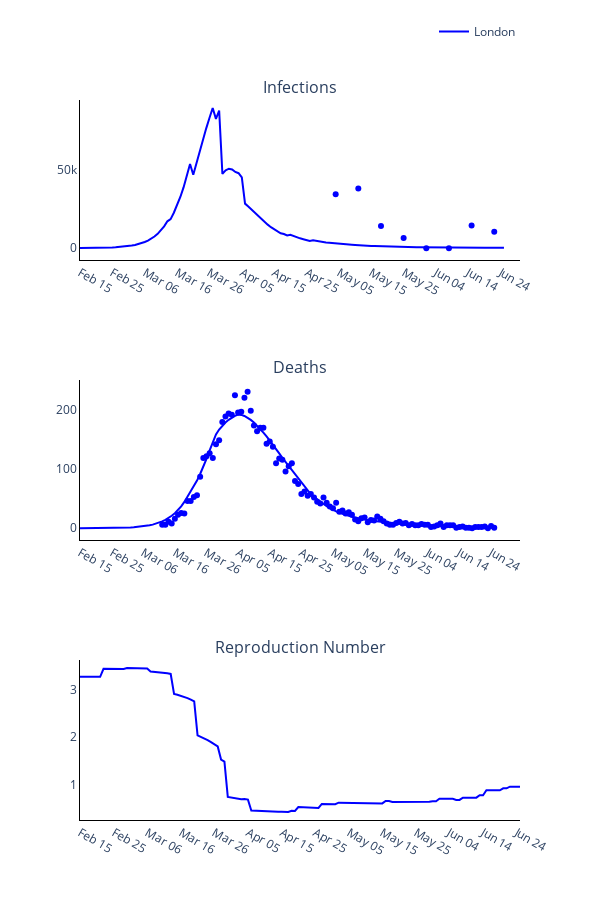

The notebook cell this image was saved under:
### Markdown cell above
### Plot observed versus predicted using model with optimised parameters

### Code cell
# Trace names - represent the solver used for the simulation
trace_name = regions
titles = ['Infections', 'Deaths', 'Reproduction Number']

fig = go.Figure()
fig = make_subplots(rows=len(titles), cols=1, subplot_titles=tuple(titles), horizontal_spacing = 0.15)

# Plot (continuous predicted timeline and pointwise observed numbers each day)
for r, region in enumerate(regions):
    # Plot of infections
    fig.add_trace(
        go.Scatter(
            x=times,
            y=new_infec_pred[r].tolist(),
            mode='lines',
            name=trace_name[r],
            line_color=colours[r]
        ),
        row= 1,
        col= 1
    )

    fig.add_trace(
        go.Scatter(
            x=serology_times,
            y=np.sum(np.multiply(np.nan_to_num(np.divide(positives_data[r], tests[r])), susceptibles[r]), axis=1).tolist(),
            mode='markers',
            name=trace_name[r],
            showlegend=False,
            line_color=colours[r]
        ),
        row= 1,
        col= 1
    )

    # Plot deaths
    fig.add_trace(
        go.Scatter(
            x=times,
            y=deaths_pred[r].tolist(),
            mode='lines',
            name=trace_name[r],
            showlegend=False,
            line_color=colours[r]
        ),
        row= 2,
        col= 1
    )

    fig.add_trace(
        go.Scatter(
            x=deaths_times,
            y=np.sum(deaths_data[r], axis=1).tolist(),
            mode='markers',
            name=trace_name[r],
            showlegend=False,
            line_color=colours[r]
        ),
        row= 2,
        col= 1
    )

    # Plot reproduction number
    fig.add_trace(
        go.Scatter(
            x=times,
            y=reprod_num_pred[r].tolist(),
            mode='lines',
            name=trace_name[r],
            showlegend=False,
            line_color=colours[r]
        ),
        row= 3,
        col= 1
    )

# Add axis labels
fig.update_layout(
    width=600, 
    height=900,
    plot_bgcolor='white',
    xaxis=dict(
        linecolor='black',
        tickvals=np.arange(1, total_days, 10).tolist(),
        ticktext=['Feb 15', 'Feb 25', 'Mar 06', 'Mar 16', 'Mar 26', 'Apr 05', 'Apr 15', 'Apr 25', 'May 05', 'May 15', 'May 25', 'Jun 04', 'Jun 14', 'Jun 24']),
    yaxis=dict(linecolor='black'),
    xaxis2=dict(
        linecolor='black',
        tickvals=np.arange(1, total_days, 10).tolist(),
        ticktext=['Feb 15', 'Feb 25', 'Mar 06', 'Mar 16', 'Mar 26', 'Apr 05', 'Apr 15', 'Apr 25', 'May 05', 'May 15', 'May 25', 'Jun 04', 'Jun 14', 'Jun 24']),
    yaxis2=dict(linecolor='black'),
    xaxis3=dict(
        linecolor='black',
        tickvals=np.arange(1, total_days, 10).tolist(),
        ticktext=['Feb 15', 'Feb 25', 'Mar 06', 'Mar 16', 'Mar 26', 'Apr 05', 'Apr 15', 'Apr 25', 'May 05', 'May 15', 'May 25', 'Jun 04', 'Jun 14', 'Jun 24']),
    yaxis3=dict(linecolor='black'),
    legend=dict(
        orientation='h',
        yanchor="bottom",
        y=1.075,
        xanchor="right",
        x=1)
    )

fig.write_image('images/Figure-3-optimisation.pdf')
fig.show()

### Figure 1 — Plotly figure (JSON) as saved in the notebook; plotly's stock layout.template omitted (floating-point values rounded to 4 significant figures; data arrays with more than 128 entries replaced by an {"elided": "..."} marker saying what was removed)
{"data": [{"line": {"color": "blue"}, "mode": "lines", "name": "London", "type": "scatter", "x": {"elided": "132 int values"}, "xaxis": "x", "y": {"elided": "132 float values"}, "yaxis": "y"}, {"line": {"color": "blue"}, "mode": "markers", "name": "London", "showlegend": false, "type": "scatter", "x": [80, 87, 94, 101, 108, 115, 122, 129], "xaxis": "x", "y": [34280.0, 37810.0, 14030.0, 6488.0, 0, 0, 14490.0, 10470.0, 25420.0, 7174.0, 2969.0, 5686.0, 0, 0, 9227.0, 17420.0, 0, 29020.0, 42430.0, 39500.0, 12350.0, 44770.0, 91530.0, 72760.0, 78240.0, 0, 78430.0, 98950.0, 88020.0, 0, 228700.0, 207200.0, 196900.0, 56430.0, 42710.0, 49950.0, 41840.0, 18300.0, 10450.0, 14690.0, 54370.0, 8754.0, 5657.0, 11020.0, 0, 6481.0, 6192.0, 14890.0, 15740.0, 64310.0, 83840.0, 65670.0, 67960.0], "yaxis": "y"}, {"line": {"color": "blue"}, "mode": "lines", "name": "London", "showlegend": false, "type": "scatter", "x": {"elided": "132 int values"}, "xaxis": "x2", "y": {"elided": "132 float values"}, "yaxis": "y2"}, {"line": {"color": "blue"}, "mode": "markers", "name": "London", "showlegend": false, "type": "scatter", "x": [27, 28, 29, 30, 31, 32, 33, 34, 35, 36, 37, 38, 39, 40, 41, 42, 43, 44, 45, 46, 47, 48, 49, 50, 51, 52, 53, 54, 55, 56, 57, 58, 59, 60, 61, 62, 63, 64, 65, 66, 67, 68, 69, 70, 71, 72, 73, 74, 75, 76, 77, 78, 79, 80, 81, 82, 83, 84, 85, 86, 87, 88, 89, 90, 91, 92, 93, 94, 95, 96, 97, 98, 99, 100, 101, 102, 103, 104, 105, 106, 107, 108, 109, 110, 111, 112, 113, 114, 115, 116, 117, 118, 119, 120, 121, 122, 123, 124, 125, 126, 127, 128, 129, 130, 131, 132], "xaxis": "x2", "y": {"elided": "471 int values"}, "yaxis": "y2"}, {"line": {"color": "blue"}, "mode": "lines", "name": "London", "showlegend": false, "type": "scatter", "x": {"elided": "132 int values"}, "xaxis": "x3", "y": {"elided": "132 float values"}, "yaxis": "y3"}], "layout": {"annotations": [{"font": {"size": 16}, "showarrow": false, "text": "Infections", "x": 0.5, "xanchor": "center", "xref": "paper", "y": 1, "yanchor": "bottom", "yref": "paper"}, {"font": {"size": 16}, "showarrow": false, "text": "Deaths", "x": 0.5, "xanchor": "center", "xref": "paper", "y": 0.6111, "yanchor": "bottom", "yref": "paper"}, {"font": {"size": 16}, "showarrow": false, "text": "Reproduction Number", "x": 0.5, "xanchor": "center", "xref": "paper", "y": 0.2222, "yanchor": "bottom", "yref": "paper"}], "height": 900, "legend": {"orientation": "h", "x": 1, "xanchor": "right", "y": 1.075, "yanchor": "bottom"}, "plot_bgcolor": "white", "width": 600, "xaxis": {"anchor": "y", "domain": [0, 1], "linecolor": "black", "ticktext": ["Feb 15", "Feb 25", "Mar 06", "Mar 16", "Mar 26", "Apr 05", "Apr 15", "Apr 25", "May 05", "May 15", "May 25", "Jun 04", "Jun 14", "Jun 24"], "tickvals": [1, 11, 21, 31, 41, 51, 61, 71, 81, 91, 101, 111, 121, 131]}, "xaxis2": {"anchor": "y2", "domain": [0, 1], "linecolor": "black", "ticktext": ["Feb 15", "Feb 25", "Mar 06", "Mar 16", "Mar 26", "Apr 05", "Apr 15", "Apr 25", "May 05", "May 15", "May 25", "Jun 04", "Jun 14", "Jun 24"], "tickvals": [1, 11, 21, 31, 41, 51, 61, 71, 81, 91, 101, 111, 121, 131]}, "xaxis3": {"anchor": "y3", "domain": [0, 1], "linecolor": "black", "ticktext": ["Feb 15", "Feb 25", "Mar 06", "Mar 16", "Mar 26", "Apr 05", "Apr 15", "Apr 25", "May 05", "May 15", "May 25", "Jun 04", "Jun 14", "Jun 24"], "tickvals": [1, 11, 21, 31, 41, 51, 61, 71, 81, 91, 101, 111, 121, 131]}, "yaxis": {"anchor": "x", "domain": [0.7778, 1], "linecolor": "black"}, "yaxis2": {"anchor": "x2", "domain": [0.3889, 0.6111], "linecolor": "black"}, "yaxis3": {"anchor": "x3", "domain": [0, 0.2222], "linecolor": "black"}}}
